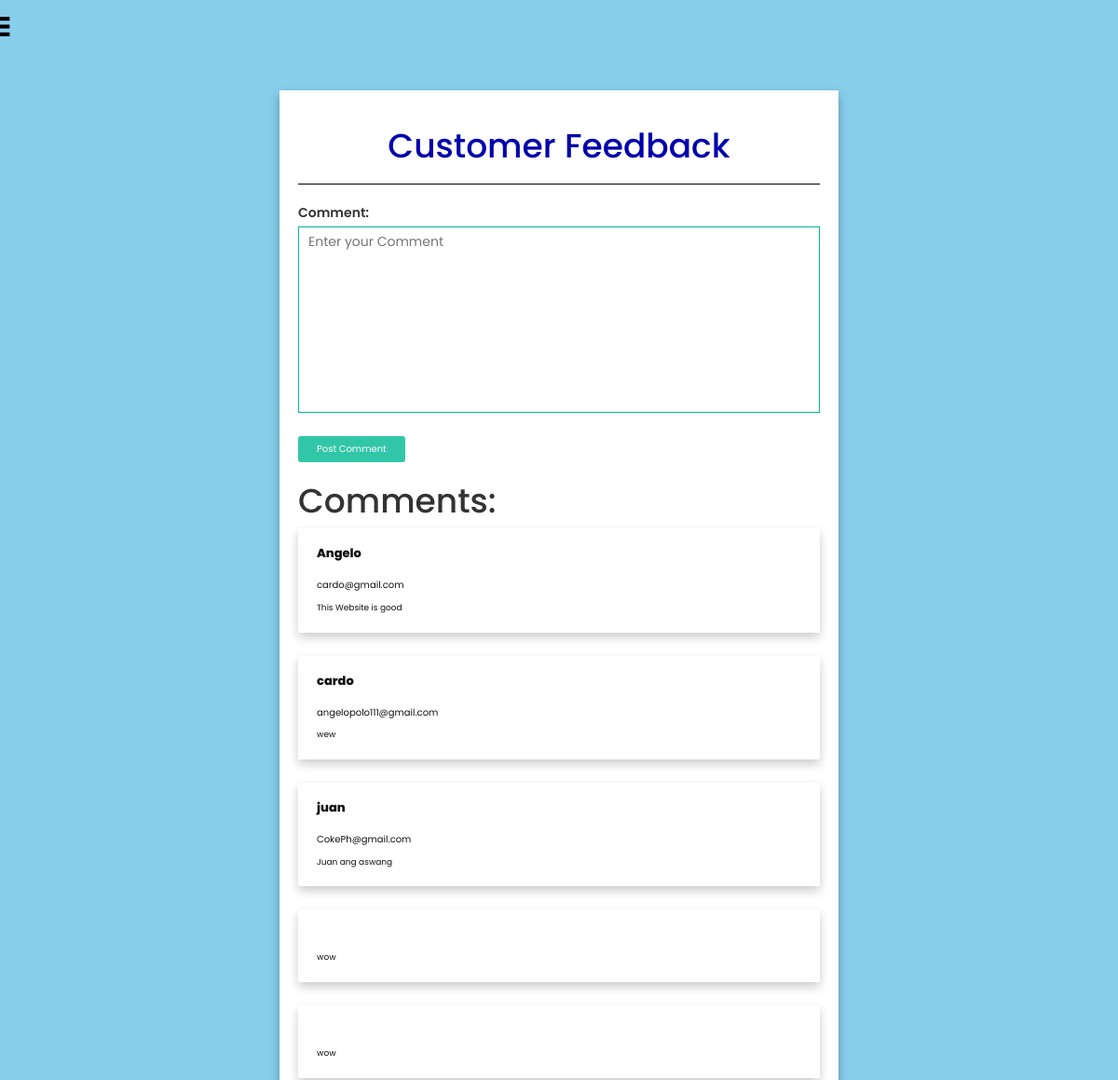
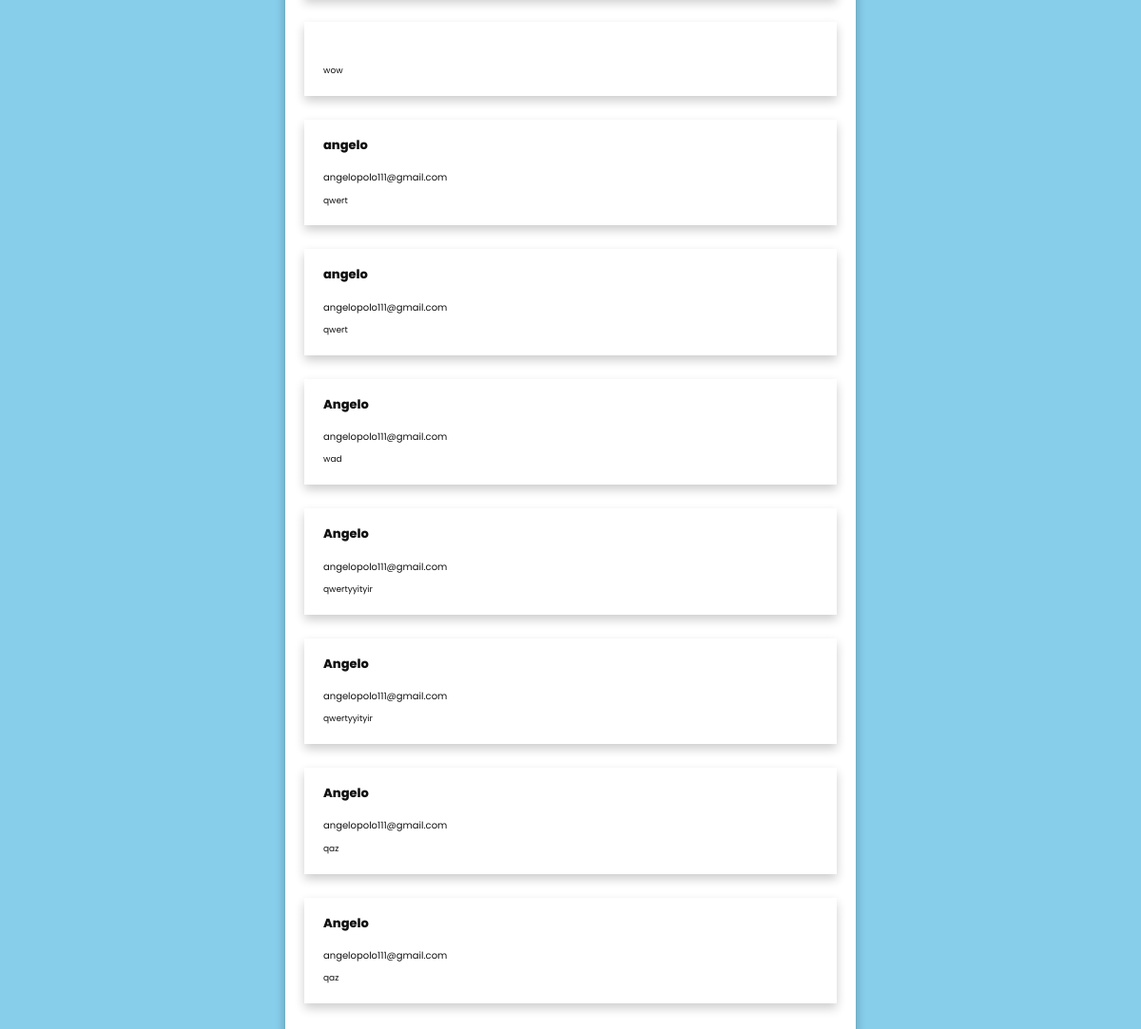
Screenshot of /Feedback.php (signed in) with the database file from the repository (2 pictures, top to bottom).
### tables this page shows
CREATE TABLE `feedback` (
  `id` bigint(255) NOT NULL,
  `name` varchar(20) NOT NULL,
  `email` varchar(50) NOT NULL,
  `comment` varchar(255) NOT NULL
);

### Feedback.php (the view, shortened to what this page needs)
<?php
include 'config.php';
?>
<!DOCTYPE html>
<html>
<head>
	<link rel="stylesheet" type="text/css" href="style.css">
	<link rel="stylesheet" href="https://stackpath.bootstrapcdn.com/bootstrap/3.4.1/css/bootstrap.min.css">
</head>
<body style="background-color: skyblue;">
	<div class="dropdown" style="<?php
          if ($_SESSION['login_user'])
          {?>margin-left: -1200px;?><?php 	}else{ ?> margin-top:-560px; margin-left: -1200px <?php  } ?>">
  <button onclick="myFunction()" class="dropbtn glyphicon glyphicon-menu-hamburger"></button>
</div>
<br>
	<?php
          if ($_SESSION['login_user'])
          {?>
	<div class="wrapper" style="margin-top:50;">
		<form action="" method="POST" class="form">
			<h1 style="text-align: center;"><font color="strong black">Customer Feedback</font></h1>
				<hr style="border-color: black;">
			<div class="row">
				<div class="input-group">
				</div>
				<div class="input-group">
				</div>
			</div>
			<div class="input-group textarea">
				<label for="comment" style="margin-top:-200px">Comment:</label>
				<textarea id="comment" name="comment" placeholder="Enter your Comment" required></textarea>
			</div>
			<div class="input-group">
				<button name="submit" class="btn" style="margin-top:-200px">Post Comment</button>
			</div>
		</form>
		<div class="prev-comments" style="margin-top:-250px">
			<h1>Comments:</h1>
			<?php
			$sql = "SELECT * FROM feedback";
			$result = mysqli_query($conn, $sql);
			if (mysqli_num_rows($result) > 0) {
				while ($row = mysqli_fetch_assoc($result)) {
			?>
			<div class="single-item">
				<h4><?php echo $row['name']; ?></h4>
				<a href="mailto:<?php echo $row['email']; ?>" style="border: none;"><?php echo $row['email']; ?></a>
				<p><?php echo $row['comment']; ?></p>
			</div>
			<?php
				}
			}
			?>
		</div>
	</div>
	<?php }else{ ?> <br><br><?php
	echo "<b><center>PLease Log in first..</center></b>";
} ?>
</body>
</html>

### style.css (style rules this page uses)
* { margin: 0; padding: 0; box-sizing: border-box; font-family: 'Poppins', sans-serif; }
body { width: 100%; min-height: 100vh; display: flex; justify-content: center; align-items: center; flex-direction: column; background: #00b894; }
.wrapper { padding: 20px; background: #FFF; box-shadow: 0 5px 10px rgba(0,0,0,0.3); width: 600px; min-height: 400px; margin: 20px 0; }
.wrapper .row { display: grid; grid-template-columns: repeat(auto-fit, minmax(280px, 1fr)); }
.wrapper .form .row .input-group { padding: 0 10px; display: block; }
.wrapper .form .row .input-group:first-child { padding-left: 0; }
.wrapper .form .row .input-group:last-child { padding-right: 0; }
.wrapper .form .input-group { width: 100%; height: 50px; margin-bottom: 50px; }
.wrapper .form .input-group label { font-weight: 600; margin-bottom: 5px; display: block; }
.wrapper .form .input-group .btn { margin: 20px 0; display: block; padding: .7rem 2rem; opacity: .8; color: #FFF; background: #00b894; border: none; outline: none; border-radius: 3px; cursor: pointer; font-size: 1rem; transition: .3s ease-in; }
.wrapper .form .input-group input, .wrapper .form .input-group textarea { width: 100%; height: 100%; border: 1px solid #00b894; outline: none; padding: 5px 10px; }
.wrapper .form .input-group.textarea { height: 200px; }
.wrapper .form .input-group.textarea textarea { resize: none; }
.wrapper .prev-comments { margin-top: 50px; }
.wrapper .prev-comments .single-item { background: #FFF; box-shadow: 0 5px 10px rgba(0,0,0,0.2); padding: 10px 20px; text-align: left; margin-bottom: 25px; }
.wrapper .prev-comments .single-item h4 { font-size: 1.3rem; font-weight: 800; color: #111; }
.wrapper .prev-comments .single-item a { margin: 10px 0; font-size: 1rem; color: #111; text-decoration: none; display: inline-block; }
.wrapper .prev-comments .single-item p { font-size: .9rem; color: #111; }

### Feedback.php (style rules this page uses)
body { font-family: arial; }
a { text-decoration: none; border: 2px solid black; color: black; font-size: 25px; width: 100px; }
.dropbtn { background-color: transparent; color: black; padding: 16px; font-size: 25px; border: none; cursor: pointer; width: 60px; }
.dropdown { position: relative; display: inline-block; }

### rows the page displays
feedback: name "Angelo", email "cardo@gmail.com", comment "This Website is good"
feedback: name "cardo", email "angelopolo111@gmail.com", comment "wew"
feedback: name "juan", email "CokePh@gmail.com", comment "Juan ang aswang"
feedback: comment "wow"
feedback: comment "wow"
feedback: comment "wow"
feedback: name "angelo", email "angelopolo111@gmail.com", comment "qwert"
feedback: name "angelo", email "angelopolo111@gmail.com", comment "qwert"
feedback: name "Angelo", email "angelopolo111@gmail.com", comment "wad"
feedback: name "Angelo", email "angelopolo111@gmail.com", comment "qwertyyityir"
feedback: name "Angelo", email "angelopolo111@gmail.com", comment "qwertyyityir"
feedback: name "Angelo", email "angelopolo111@gmail.com", comment "qaz"
feedback: name "Angelo", email "angelopolo111@gmail.com", comment "qaz"
